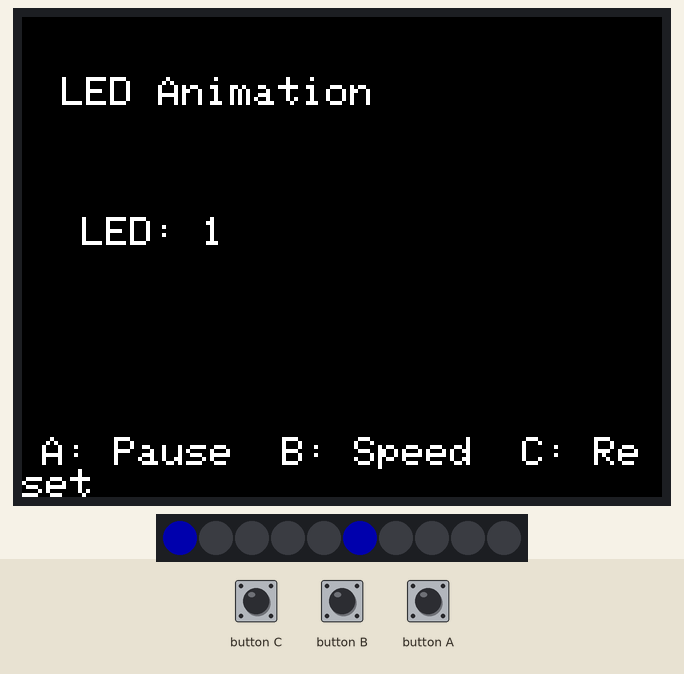
A program run on a simulated ESP32. On the bench: 320×240 colour display, 10 RGB LEDs in strip order, left to right. Dim RGB values are drawn brighter than linear; what the program prints to the serial monitor is not drawn.

Above: at 0.3 s.
At 1.1 s:
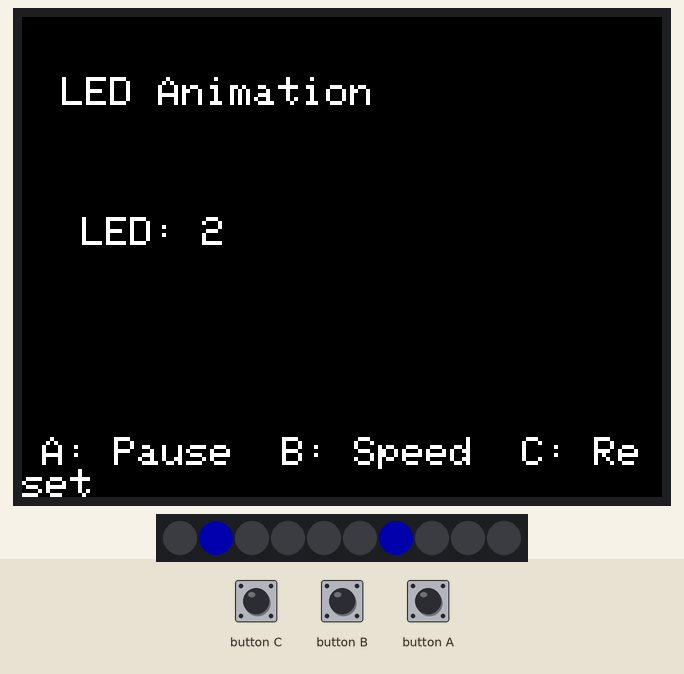
At 2.0 s:
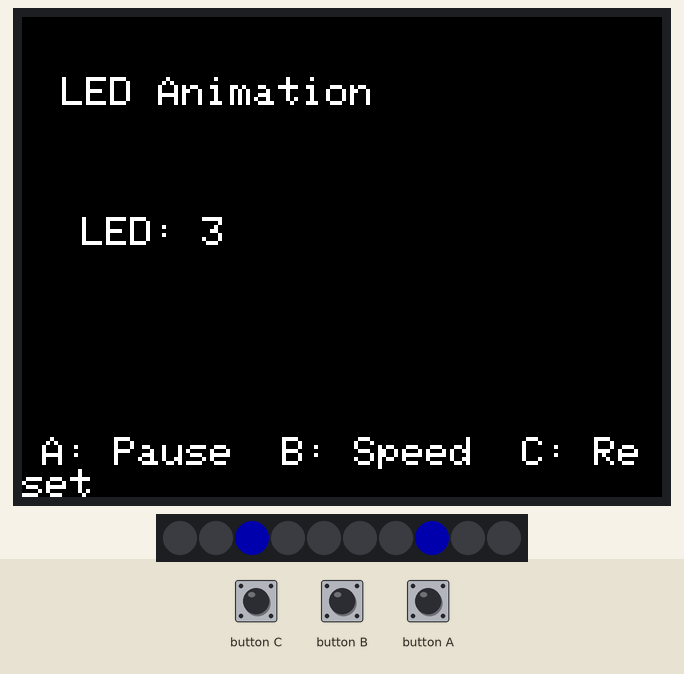
At 2.8 s:
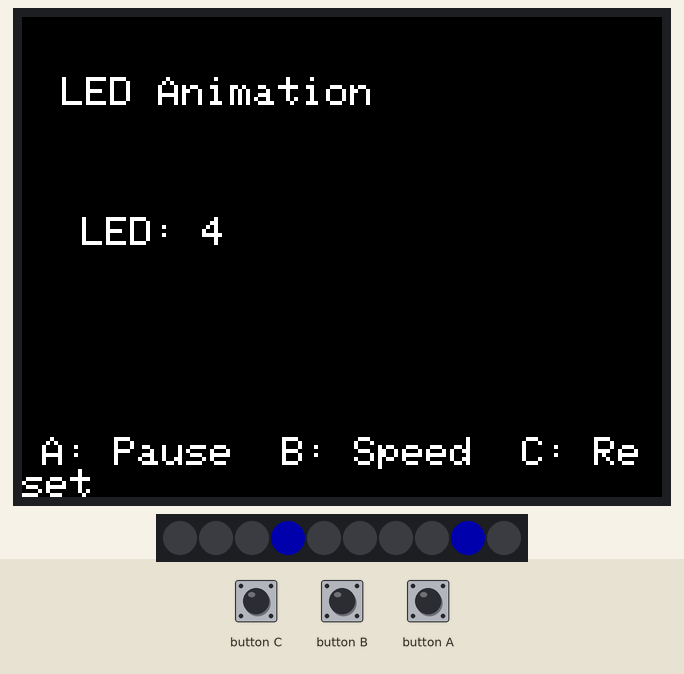
At 3.6 s:
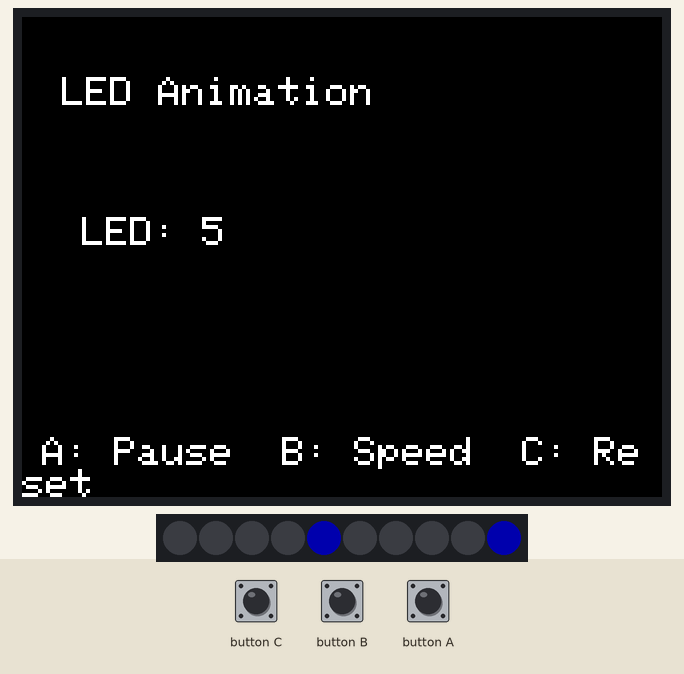

Measured:
- by itself, everything shown: repeats every 4.1 s, in 5 steps
- what the display in image 1 shows lasts 0.8 s, from 1.1 s to 1.9 s

The program:

main.cpp
```cpp
#include <Arduino.h>
#include <M5Stack.h>
#include <Adafruit_NeoPixel.h>

#define LED_PIN     15
#define NUM_LEDS   10
#define NUM_LEDS_HALF   5

Adafruit_NeoPixel strip(
  NUM_LEDS,
  LED_PIN,
  NEO_GRB + NEO_KHZ800
);

int currentLed = 0;
unsigned long lastUpdate = 0;
int speed = 500;
bool running = true;

void updateScreen(){
  M5.Lcd.fillScreen(BLACK);
  M5.Lcd.setTextColor(WHITE);
  M5.Lcd.setTextSize(2);

  M5.Lcd.setCursor(20, 30);
  M5.Lcd.printf("LED Animation");

  M5.Lcd.setCursor(20, 90);
  M5.Lcd.printf("Speed: %d", speed);

  M5.Lcd.setCursor(20, 140);
  M5.Lcd.printf(running ? "Running" : "Paused");

  M5.Lcd.setCursor(10, 210);
  M5.Lcd.printf("A: Pause  B: Speed  C: Reset");
}

void setup() {
  M5.begin();

  strip.begin();
  strip.setBrightness(50);
  strip.clear();
  strip.show();

  updateScreen();
}

void loop() {
  M5.update();
  for (int i = 0; i < NUM_LEDS_HALF; i++) {

        // Turn off all LEDs
        strip.clear();

        // Turn on only the current LED
        strip.setPixelColor(
            i,
            strip.Color(0, 0, 255)
        );
        strip.setPixelColor(
            (i + NUM_LEDS_HALF),
            strip.Color(0, 0, 255)
        );

        // Update the physical LEDs
        strip.show();

        // Display the LED number
        M5.Lcd.fillRect(0, 80, 320, 80, BLACK);
        M5.Lcd.setCursor(30, 100);
        M5.Lcd.printf("LED: %d", i + 1);

        Serial.printf("LED %d ON\n", i + 1);

        delay(800);
    }
}
```
